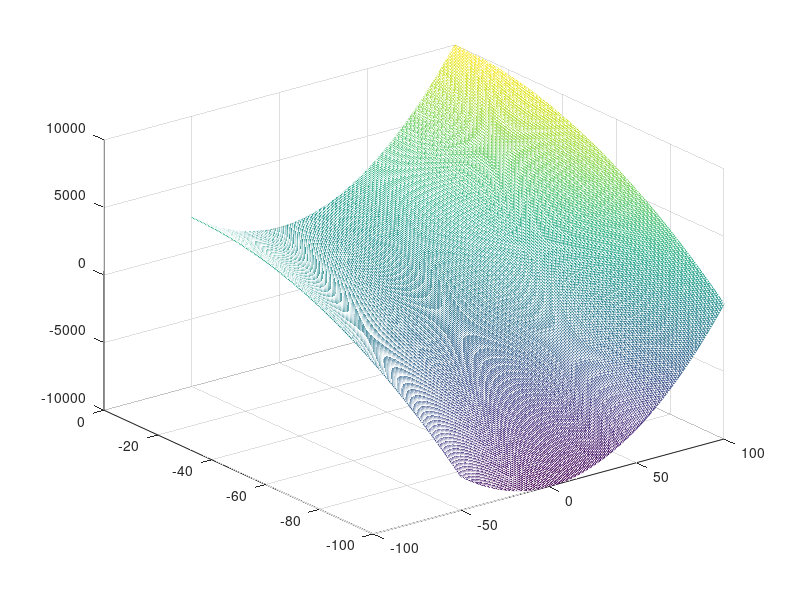

The MATLAB source for this figure:
function plotparabhiper(a,b,c)
% Dibuja el paraboloide hiperbólico (silla de montar)
% plotparabhiper(a,b,c)
% z / c = x^2/a^2 - y^2/b^2

	if nargin < 3
	   a = 1; b = 1; c = 1;
	end

	x = linspace(-50,100,200);
	y = linspace(-100,0,200);
	[xx,yy] = meshgrid(x,y);

	zz = xx .* xx /a/a - yy.*yy/b/b;

	mesh(xx,yy,zz);
	%view(-25,35);	
end
